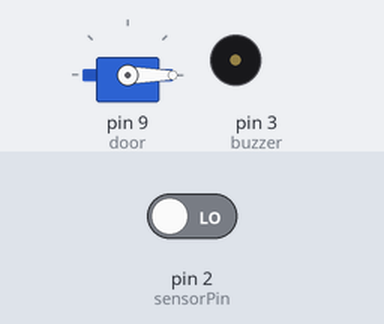
Recording of a sketch running on a simulated Arduino Uno, built with avr-gcc and run on an emulated ATmega328P. Parts: servo, buzzer (waves = sounding, pin HIGH). The test bench sets the inputs (shaded band); at power-on: pin 2 (sensorPin) LOW.

Above: at 1.2 s.
1.3 s: pin 2 (sensorPin) driven HIGH
At 1.8 s:
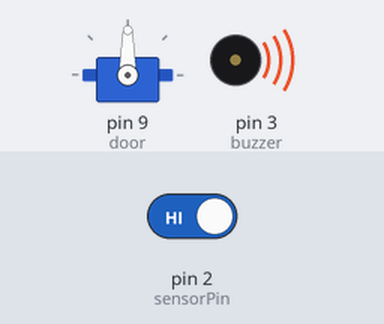
2.8 s: pin 2 (sensorPin) driven LOW
At 5.3 s:
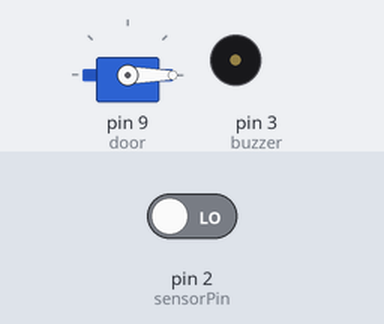
Timing chart, 0 to 6.8 s (numbered marks = the images above; inputs shaded):
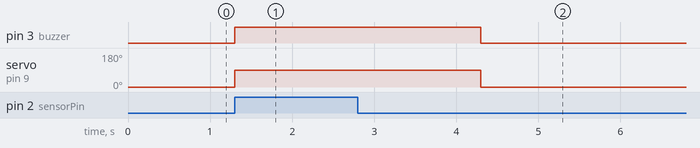

The sketch:

week12_buzzer_added.ino
```cpp
#include <Servo.h>

Servo door;
int sensorPin = 2;
int buzzer = 3;

void setup() {
  pinMode(sensorPin, INPUT);
  pinMode(buzzer, OUTPUT);
  door.attach(9);
}

void loop() {
  int motion = digitalRead(sensorPin);

  if (motion == HIGH) {
    digitalWrite(buzzer, HIGH);
    door.write(90);
    delay(3000);
  } else {
    digitalWrite(buzzer, LOW);
    door.write(0);
  }
}
```

Measured:
- after the input at 1.3 s, pin 3 (buzzer): LOW → HIGH at once; servo on pin 9 (door): 0° → 90° at once
- after the input at 2.8 s, pin 3 (buzzer): HIGH → LOW after 1.5 s; servo on pin 9 (door): 90° → 0° after 1.5 s
